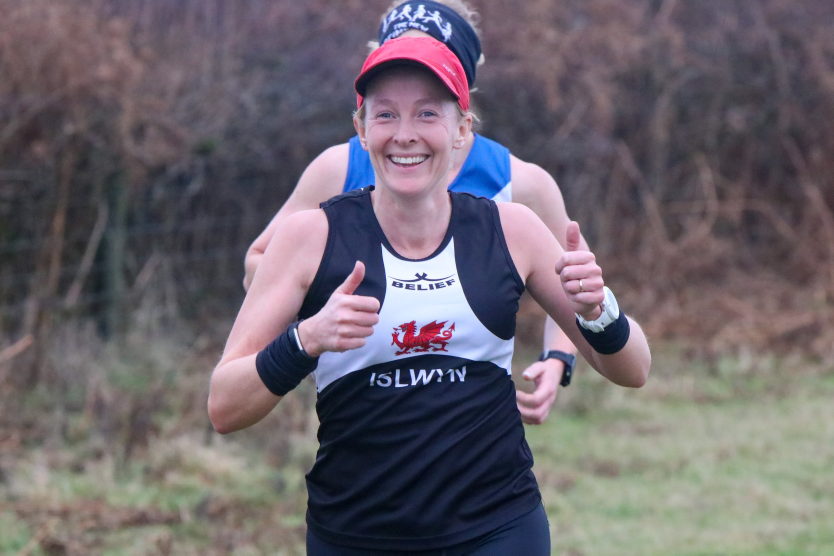
#> input picture assets/images/40th/31689621107_852b91792e_6k.jpg, 2500 x 1666 px (shown at 1/3 size)
$ python -i scan_flickr_album.py   (imports and definitions only)
#> lines starting #> are read from the running program, lines starting #| are printed output that depends on the picture
#!/usr/bin/env python3
"""
GLCL Flickr Album Auto-Indexer (Fast Batching)
Streams photos directly from a Flickr album, detects bib numbers using Apple Vision Neural Engine,
and stores the tag mappings in assets/data/photo_tags.json for instant search on photos.html.
Requires zero local storage and no re-uploading!
"""

import sys
import os
import json
import ssl
import urllib.request
import subprocess
import argparse
from pathlib import Path
import shutil
from PIL import Image, ImageFilter, ImageStat

FLICKR_API_KEY = os.environ.get("FLICKR_API_KEY", "")
# [10 lines not run here, left out]

INDEX_FILE = Path("assets/data/photo_tags.json")
TAGGER_BIN = Path("backend_tools/glcl-tagger").resolve() if Path("backend_tools/glcl-tagger").exists() else Path("./glcl-tagger").resolve()

ssl_ctx = ssl._create_unverified_context()
ssl._create_default_https_context = ssl._create_unverified_context
opener = urllib.request.build_opener(urllib.request.HTTPSHandler(context=ssl_ctx))
opener.addheaders = [("User-Agent", "Mozilla/5.0 (Macintosh; Intel Mac OS X 10_15_7) AppleWebKit/537.36 (KHTML, like Gecko) Chrome/126.0.0.0 Safari/537.36")]
# [1 line not run here, left out]

def calculate_subject_sharpness(img_path):
    """
    Computes localized subject sharpness using Laplacian edge variance.
    Divides the frame into a 4x4 grid (16 tiles) and returns the maximum tile sharpness.
    This protects intentional artistic bokeh (e.g. blurry foreground rocks/crowds or creamy backgrounds)
    while catching genuine motion blur or missed focus on the subject.
    """
    try:
        im = Image.open(img_path).convert("L")
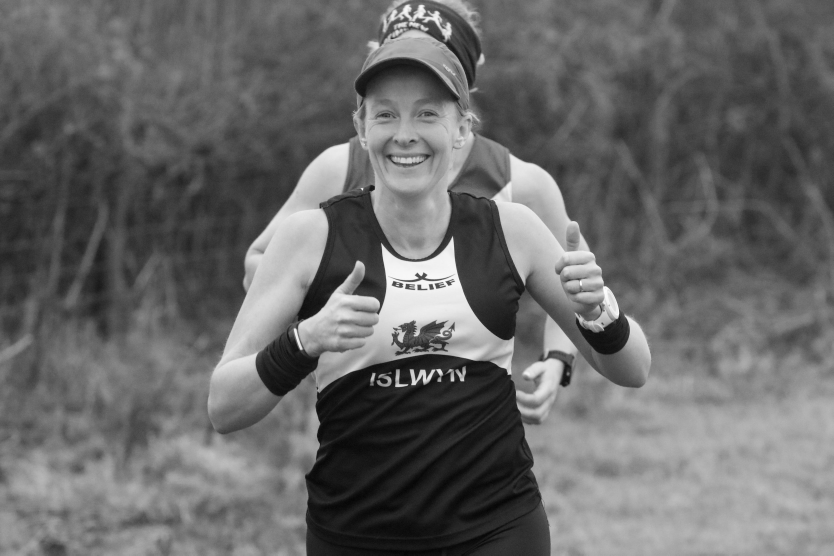
#> im: PIL image 2500x1666 L (shown at 1/3 size); min 2, max 255, mean 104.6
        kernel = ImageFilter.Kernel((3, 3), [0, 1, 0, 1, -4, 1, 0, 1, 0], scale=1, offset=128)
        edges = im.filter(kernel)
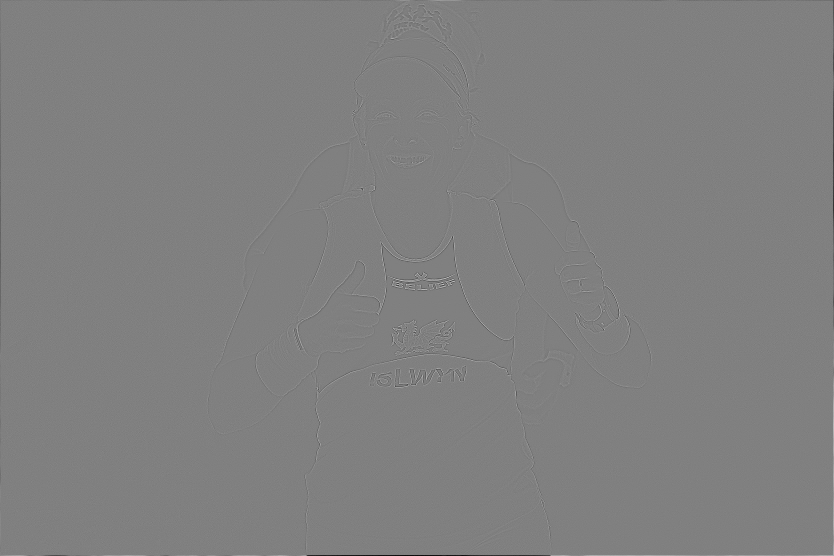
#> edges: PIL image 2500x1666 L (shown at 1/3 size); min 0, max 255, mean 128
        w, h = im.size
#> w = 2500; h = 1666
        grid_w, grid_h = w // 4, h // 4
#> grid_w = 625; grid_h = 416
        max_var = 0.0
        for r in range(4):
            for c in range(4):
                box = (c * grid_w, r * grid_h, (c + 1) * grid_w, (r + 1) * grid_h)
                tile = edges.crop(box)
                var = ImageStat.Stat(tile).var[0]
                if var > max_var:
                    max_var = var
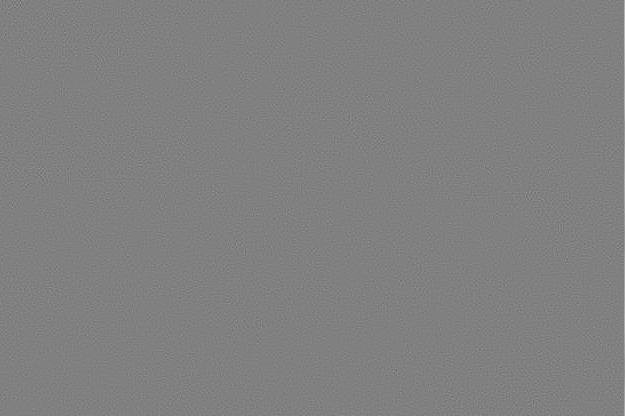
#> tile: PIL image 625x416 L; min 98, max 185, mean 128.1
#> after the loop, max_var = 168
        return round(max_var, 1)
    except Exception:
        return 0.0

# [268 lines left out: functions fetch_album_photos, extract_album_id, scan_album, main, not called in this run]

# [2 lines not run here, left out]

>>> result = calculate_subject_sharpness('../assets/images/40th/31689621107_852b91792e_6k.jpg')
#> result = 168

$ run again, on assets/images/40th/32757618898_ba5df197c1_6k.jpg
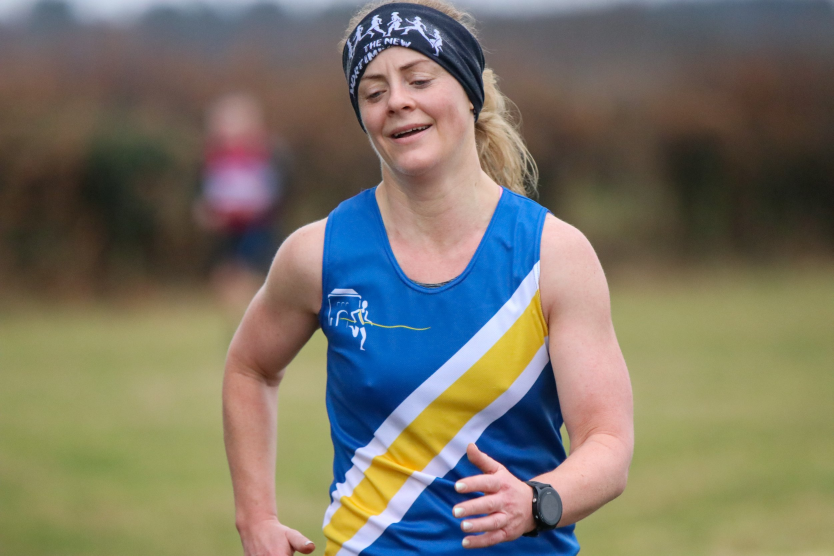
#> input picture assets/images/40th/32757618898_ba5df197c1_6k.jpg, 2500 x 1667 px (shown at 1/3 size)
#> in calculate_subject_sharpness, `im = Image.open(img_path).convert("L")`:
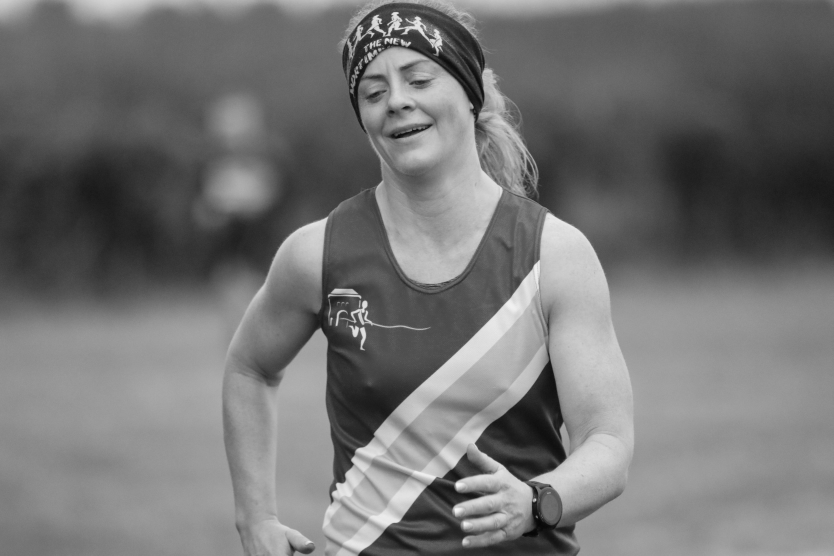
#> im: PIL image 2500x1667 L (shown at 1/3 size); min 3, max 248, mean 115.8
#> after the loop in calculate_subject_sharpness, `for r in range(4):`: max_var = 97.92
#> result = 97.9

$ run again, on assets/images/40th/33463146358_df1bb0e95d_6k.jpg
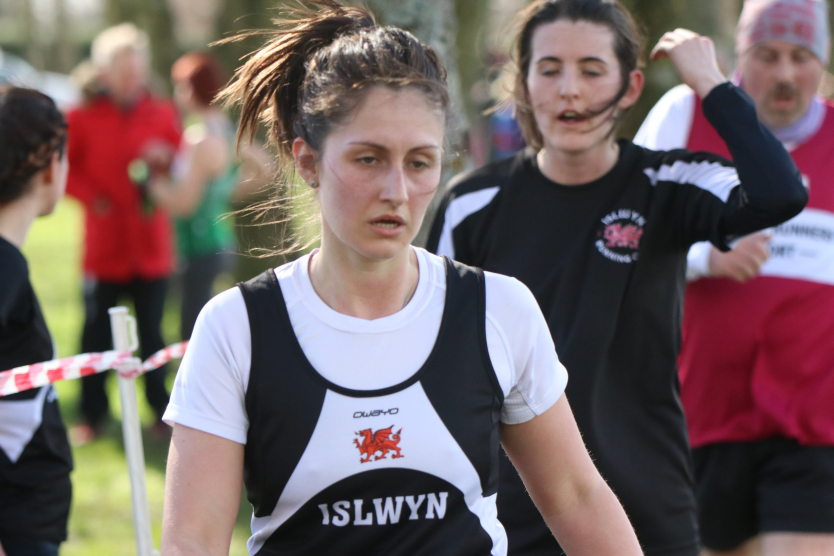
#> input picture assets/images/40th/33463146358_df1bb0e95d_6k.jpg, 2500 x 1667 px (shown at 1/3 size)
#> in calculate_subject_sharpness, `im = Image.open(img_path).convert("L")`:
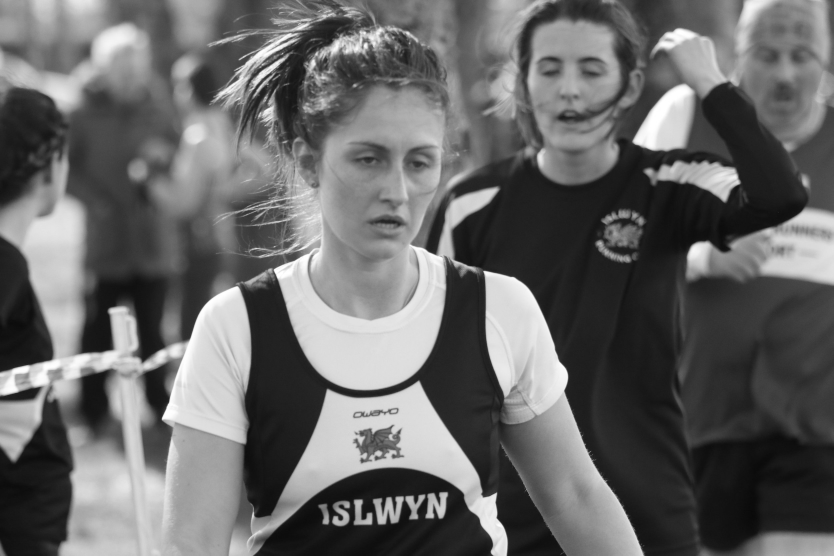
#> im: PIL image 2500x1667 L (shown at 1/3 size); min 1, max 255, mean 103.9
#> after the loop in calculate_subject_sharpness, `for r in range(4):`:
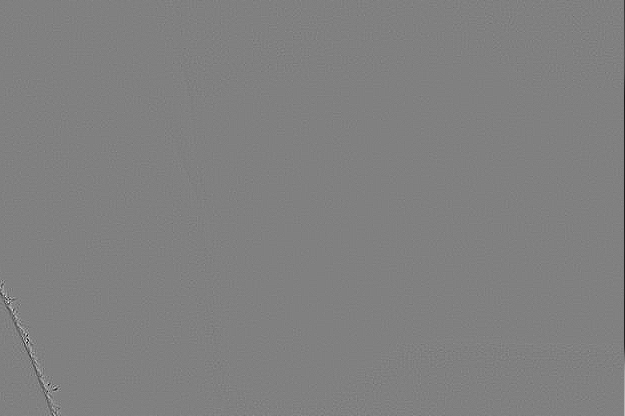
#> tile: PIL image 625x416 L; min 0, max 255, mean 127.9
#> after the loop in calculate_subject_sharpness, `for r in range(4):`: max_var = 70.59
#> result = 70.6
